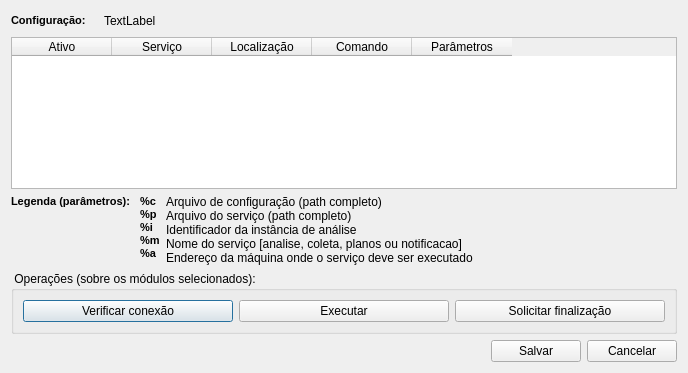
<?xml version="1.0" encoding="UTF-8"?>
<ui version="4.0">
 <class>ServicesDialogForm</class>
 <widget class="QDialog" name="ServicesDialogForm">
  <property name="geometry">
   <rect>
    <x>0</x>
    <y>0</y>
    <width>688</width>
    <height>373</height>
   </rect>
  </property>
  <property name="windowTitle">
   <string>Gerenciador de serviços</string>
  </property>
  <property name="modal">
   <bool>true</bool>
  </property>
  <layout class="QGridLayout" name="gridLayout">
   <item row="0" column="1">
    <widget class="QLabel" name="configLbl">
     <property name="text">
      <string>TextLabel</string>
     </property>
    </widget>
   </item>
   <item row="1" column="0" colspan="6">
    <widget class="QTableWidget" name="servicesTable">
     <column>
      <property name="text">
       <string>Ativo</string>
      </property>
     </column>
     <column>
      <property name="text">
       <string>Serviço</string>
      </property>
     </column>
     <column>
      <property name="text">
       <string>Localização</string>
      </property>
     </column>
     <column>
      <property name="text">
       <string>Comando</string>
      </property>
     </column>
     <column>
      <property name="text">
       <string>Parâmetros</string>
      </property>
     </column>
    </widget>
   </item>
   <item row="0" column="0">
    <widget class="QLabel" name="label">
     <property name="text">
      <string>&lt;html&gt;&lt;head&gt;&lt;meta name=&quot;qrichtext&quot; content=&quot;1&quot; /&gt;&lt;style type=&quot;text/css&quot;&gt;
p, li { white-space: pre-wrap; }
&lt;/style&gt;&lt;/head&gt;&lt;body style=&quot; font-family:'MS Shell Dlg 2'; font-size:8.25pt; font-weight:400; font-style:normal;&quot;&gt;
&lt;p style=&quot; margin-top:0px; margin-bottom:0px; margin-left:0px; margin-right:0px; -qt-block-indent:0; text-indent:0px;&quot;&gt;&lt;span style=&quot; font-size:8pt; font-weight:600;&quot;&gt;Configuração: &lt;/span&gt;&lt;/p&gt;&lt;/body&gt;&lt;/html&gt;</string>
     </property>
    </widget>
   </item>
   <item row="2" column="0" colspan="6">
    <layout class="QHBoxLayout">
     <item>
      <widget class="QLabel" name="label_2">
       <property name="text">
        <string>&lt;html&gt;&lt;head&gt;&lt;meta name=&quot;qrichtext&quot; content=&quot;1&quot; /&gt;&lt;style type=&quot;text/css&quot;&gt;
p, li { white-space: pre-wrap; }
&lt;/style&gt;&lt;/head&gt;&lt;body style=&quot; font-family:'MS Shell Dlg 2'; font-size:8.25pt; font-weight:400; font-style:normal;&quot;&gt;
&lt;p style=&quot; margin-top:0px; margin-bottom:0px; margin-left:0px; margin-right:0px; -qt-block-indent:0; text-indent:0px;&quot;&gt;&lt;span style=&quot; font-size:8pt; font-weight:600;&quot;&gt;Legenda (parâmetros): &lt;/span&gt;&lt;/p&gt;&lt;/body&gt;&lt;/html&gt;</string>
       </property>
       <property name="alignment">
        <set>Qt::AlignLeading|Qt::AlignLeft|Qt::AlignTop</set>
       </property>
      </widget>
     </item>
     <item>
      <widget class="QLabel" name="label_3">
       <property name="text">
        <string>&lt;html&gt;&lt;head&gt;&lt;meta name=&quot;qrichtext&quot; content=&quot;1&quot; /&gt;&lt;style type=&quot;text/css&quot;&gt;
p, li { white-space: pre-wrap; }
&lt;/style&gt;&lt;/head&gt;&lt;body style=&quot; font-family:'MS Shell Dlg 2'; font-size:8.25pt; font-weight:400; font-style:normal;&quot;&gt;
&lt;p style=&quot; margin-top:0px; margin-bottom:0px; margin-left:0px; margin-right:0px; -qt-block-indent:0; text-indent:0px; font-size:8pt;&quot;&gt;&lt;span style=&quot; font-weight:600; color:#000000;&quot;&gt;%c&lt;/span&gt;&lt;/p&gt;
&lt;p style=&quot; margin-top:0px; margin-bottom:0px; margin-left:0px; margin-right:0px; -qt-block-indent:0; text-indent:0px; font-size:8pt; color:#000000;&quot;&gt;&lt;span style=&quot; font-weight:600;&quot;&gt;%p&lt;/span&gt;&lt;/p&gt;
&lt;p style=&quot; margin-top:0px; margin-bottom:0px; margin-left:0px; margin-right:0px; -qt-block-indent:0; text-indent:0px; font-size:8pt; font-weight:600; color:#000000;&quot;&gt;%i&lt;/p&gt;
&lt;p style=&quot; margin-top:0px; margin-bottom:0px; margin-left:0px; margin-right:0px; -qt-block-indent:0; text-indent:0px; font-size:8pt; color:#000000;&quot;&gt;&lt;span style=&quot; font-weight:600;&quot;&gt;%m&lt;/span&gt;&lt;/p&gt;
&lt;p style=&quot; margin-top:0px; margin-bottom:0px; margin-left:0px; margin-right:0px; -qt-block-indent:0; text-indent:0px; font-size:8pt; color:#000000;&quot;&gt;&lt;span style=&quot; font-weight:600;&quot;&gt;%a&lt;/span&gt;&lt;/p&gt;&lt;/body&gt;&lt;/html&gt;</string>
       </property>
       <property name="alignment">
        <set>Qt::AlignLeading|Qt::AlignLeft|Qt::AlignTop</set>
       </property>
       <property name="wordWrap">
        <bool>true</bool>
       </property>
      </widget>
     </item>
     <item>
      <widget class="QLabel" name="label_4">
       <property name="text">
        <string>Arquivo de configuração (path completo)
Arquivo do serviço (path completo)
Identificador da instância de análise
Nome do serviço [analise, coleta, planos ou notificacao]
Endereço da máquina onde o serviço deve ser executado</string>
       </property>
       <property name="textFormat">
        <enum>Qt::PlainText</enum>
       </property>
       <property name="alignment">
        <set>Qt::AlignLeading|Qt::AlignLeft|Qt::AlignTop</set>
       </property>
       <property name="wordWrap">
        <bool>false</bool>
       </property>
      </widget>
     </item>
     <item>
      <spacer>
       <property name="orientation">
        <enum>Qt::Horizontal</enum>
       </property>
       <property name="sizeHint" stdset="0">
        <size>
         <width>40</width>
         <height>20</height>
        </size>
       </property>
      </spacer>
     </item>
    </layout>
   </item>
   <item row="3" column="0" colspan="6">
    <widget class="QGroupBox" name="groupBox">
     <property name="title">
      <string> Operações (sobre os módulos selecionados): </string>
     </property>
     <layout class="QHBoxLayout">
      <item>
       <widget class="QPushButton" name="verifyBtn">
        <property name="text">
         <string>Verificar conexão</string>
        </property>
        <property name="icon">
         <iconset theme="confirm">
          <normaloff/>
         </iconset>
        </property>
       </widget>
      </item>
      <item>
       <widget class="QPushButton" name="executeBtn">
        <property name="text">
         <string>Executar</string>
        </property>
        <property name="icon">
         <iconset theme="wizard">
          <normaloff/>
         </iconset>
        </property>
       </widget>
      </item>
      <item>
       <widget class="QPushButton" name="closeServiceBtn">
        <property name="text">
         <string>Solicitar finalização</string>
        </property>
        <property name="icon">
         <iconset theme="cancel">
          <normaloff/>
         </iconset>
        </property>
       </widget>
      </item>
     </layout>
    </widget>
   </item>
   <item row="0" column="2" colspan="4">
    <spacer>
     <property name="orientation">
      <enum>Qt::Horizontal</enum>
     </property>
     <property name="sizeHint" stdset="0">
      <size>
       <width>481</width>
       <height>20</height>
      </size>
     </property>
    </spacer>
   </item>
   <item row="4" column="5">
    <widget class="QPushButton" name="cancelBtn">
     <property name="maximumSize">
      <size>
       <width>90</width>
       <height>16777215</height>
      </size>
     </property>
     <property name="text">
      <string>Cancelar</string>
     </property>
     <property name="icon">
      <iconset theme="cancel">
       <normaloff/>
      </iconset>
     </property>
    </widget>
   </item>
   <item row="4" column="4">
    <widget class="QPushButton" name="saveBtn">
     <property name="enabled">
      <bool>true</bool>
     </property>
     <property name="maximumSize">
      <size>
       <width>90</width>
       <height>16777215</height>
      </size>
     </property>
     <property name="text">
      <string>Salvar</string>
     </property>
     <property name="icon">
      <iconset theme="save">
       <normaloff/>
      </iconset>
     </property>
    </widget>
   </item>
  </layout>
 </widget>
 <resources/>
 <connections/>
</ui>
